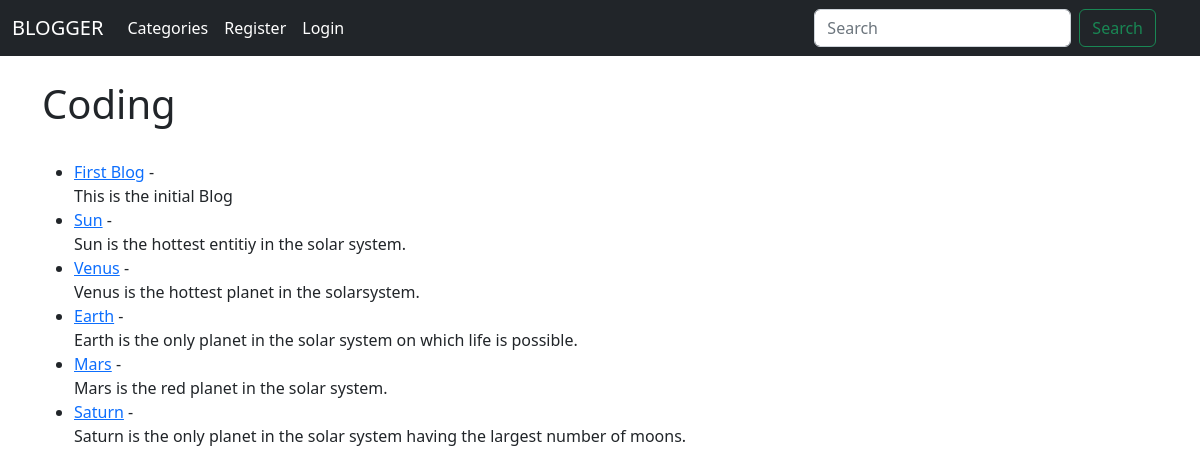
/category/coding, run on an earlier commit of the app's database.
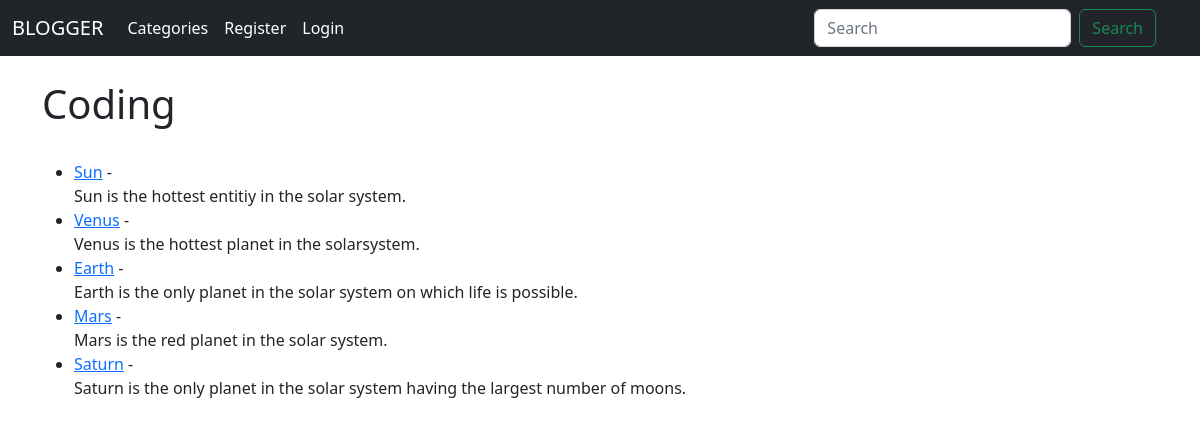
And on a later commit of the database.
### Blog/models.py (models this page shows, shortened)
class Post(models.Model):
	title= models.CharField(max_length=256)
	title_tag= models.CharField(max_length=256)
	author=models.ForeignKey(User, on_delete=models.CASCADE)
	body=RichTextField(blank=True , null=True)
	post_date = models.DateField(auto_now_add=True)
	category = models.CharField(max_length=225, default='coding')

### Blog/views.py (the view)
# urls.py: path('category/<str:cats>', CategoryView, name='category'),
def CategoryView(request, cats):
	category_posts = Post.objects.filter(category=cats.replace('-', ' '))
	return render(request, 'categories.html', {'cats':cats.title().replace('-', ' '), 'category_posts':category_posts})

### Blog/templates/categories.html
{% extends 'Base.html' %}
{% block content %}
{% if category_posts %}
	<h1>{{ cats }}</h1>
	<br>
	<ul>
		{% for post in category_posts %}
			<li><a href="{% url 'Article_Detail' post.pk %}">{{ post.title}}</a>
				- {{ post.author.first_name}}{{ post.author.last_name}} <br/>
			{{ post.body|slice:"200"|safe }}</li>
		{% endfor %}
	</ul>
{% else %}
 	<h2> Sorry there are no blogs related to this category please make your own blogs realted to this category</h2>
{% endif %}
{% endblock %}

What changed in the data, as far as the page shows it:
removed Post: title "First Blog", body "This is the initial Blog"
